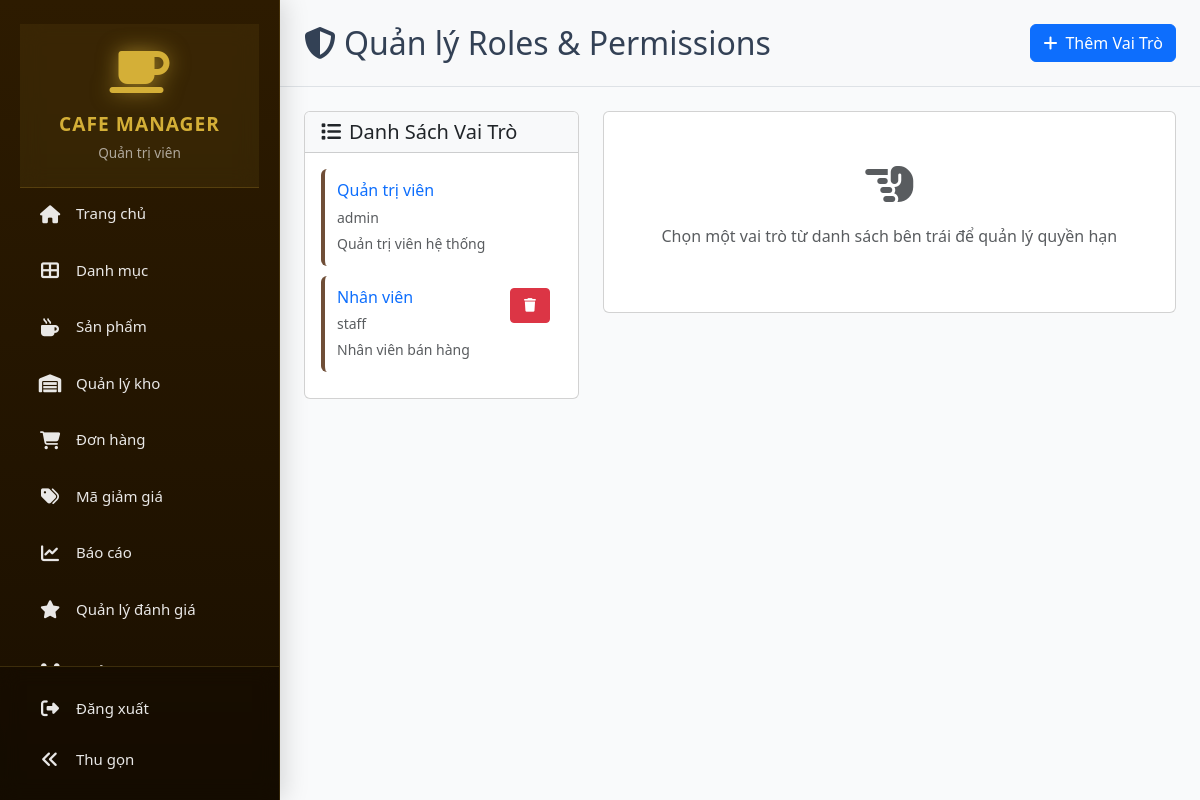
The page /admin/roles_permissions.php (signed in) on the database its author committed.
### tables this page shows
CREATE TABLE roles (
    id INT PRIMARY KEY AUTO_INCREMENT,
    name VARCHAR(100) NOT NULL UNIQUE,
    display_name VARCHAR(100) NOT NULL,
    description TEXT,
    created_at TIMESTAMP DEFAULT CURRENT_TIMESTAMP
);

### config/helpers.php (called while the page is built, shortened)
<?php
function e($string) {
    return htmlspecialchars($string, ENT_QUOTES, 'UTF-8');
}
function getAllRoles() {
    global $pdo;
    $stmt = $pdo->query("SELECT * FROM roles ORDER BY name");
    return $stmt->fetchAll();
}

### admin/roles_permissions.php (the view, shortened to what this page needs)
<?php
$roles = getAllRoles();
$selected_role = null;
$selected_role_permissions = [];
$all_permissions = getAllPermissions();
$permissions_by_module = [];
foreach ($all_permissions as $perm) {
    $module = $perm['module'] ?? 'khác';
    $permissions_by_module[$module][] = $perm;
}
$module_names = [
    'dashboard' => 'Bảng điều khiển',
    'products' => 'Sản phẩm',
    'categories' => 'Danh mục',
    'orders' => 'Đơn hàng',
    'inventory' => 'Kho hàng',
    'coupons' => 'Mã giảm giá',
    'reviews' => 'Đánh giá',
    'reports' => 'Báo cáo',
    'users' => 'Người dùng',
    'settings' => 'Cài đặt'
];
?>
<!DOCTYPE html>
<html lang="vi">
<head>
    <link href="https://cdn.jsdelivr.net/npm/bootstrap@5.3.0/dist/css/bootstrap.min.css" rel="stylesheet">
    <link href="https://cdnjs.cloudflare.com/ajax/libs/font-awesome/6.4.0/css/all.min.css" rel="stylesheet">
    <link rel="stylesheet" href="../assets/cssad/index.css">
</head>
<body>
    <div class="d-flex">
        <?php include 'sidebar.php'; ?>
        <div class="flex-grow-1">
            <div class="header d-flex justify-content-between align-items-center p-4 bg-light border-bottom">
                <h2 class="m-0">
                    <i class="fas fa-shield-alt me-2"></i>Quản lý Roles & Permissions
                </h2>
                <button class="btn btn-primary" data-bs-toggle="modal" data-bs-target="#addRoleModal">
                    <i class="fas fa-plus me-2"></i>Thêm Vai Trò
                </button>
            </div>
            <div class="p-4">
                <div class="row">
                    <div class="col-lg-4">
                        <div class="card">
                            <div class="card-header bg-light">
                                <h5 class="m-0">
                                    <i class="fas fa-list me-2"></i>Danh Sách Vai Trò
                                </h5>
                            </div>
                            <div class="card-body" style="max-height: 600px; overflow-y: auto;">
                                <?php if (empty($roles)): ?>
                                    <p class="text-muted">Chưa có vai trò nào.</p>
                                <?php else: ?>
                                    <?php foreach ($roles as $role): ?>
                                        <div
                                            class="role-item <?php echo (isset($_GET['role_id']) && $_GET['role_id'] == $role['id']) ? 'active' : ''; ?>">
                                            <div class="d-flex justify-content-between align-items-start">
                                                <a href="?role_id=<?php echo $role['id']; ?>"
                                                    class="text-decoration-none flex-grow-1">
                                                    <h6 class="mb-1"><?php echo e($role['display_name']); ?></h6>
                                                    <small class="text-muted"><?php echo e($role['name']); ?></small>
                                                    <?php if ($role['description']): ?>
                                                        <p class="mb-0 small mt-1 text-muted">
                                                            <?php echo e($role['description']); ?>
                                                        </p>
                                                    <?php endif; ?>
                                                </a>
                                                <?php if ($role['name'] != 'admin'): ?>
                                                    <form method="POST"
                                                        onsubmit="return confirm('Bạn có chắc muốn xóa vai trò này?');">
                                                        <button class="btn btn-sm btn-danger btn-role">
                                                            <i class="fas fa-trash"></i>
                                                        </button>
                                                    </form>
                                                <?php endif; ?>
                                            </div>
                                        </div>
                                    <?php endforeach; ?>
                                <?php endif; ?>
                            </div>
                        </div>
                    </div>
                    <div class="col-lg-8">
                        <?php if ($selected_role): ?>
                            <div class="card">
                                <div class="card-header bg-light">
                                    <h5 class="m-0">
                                        <i class="fas fa-lock me-2"></i>Quyền Hạn cho:
                                        <?php echo e($selected_role['display_name']); ?>
                                    </h5>
                                </div>
                                <div class="card-body">
                                    <form method="POST">
                                        <input type="hidden" name="action" value="update_role_permissions">
                                        <input type="hidden" name="role_id" value="<?php echo $selected_role['id']; ?>">
                                        <?php foreach ($permissions_by_module as $module => $perms): ?>
                                            <div class="permission-group">
                                                <h6><?php echo $module_names[$module] ?? ucfirst($module); ?></h6>
                                                <div class="row">
                                                    <?php foreach ($perms as $perm): ?>
                                                        <div class="col-md-6 permission-check">
                                                            <div class="form-check">
                                                                <input class="form-check-input" type="checkbox" name="permissions[]"
                                                                    value="<?php echo $perm['id']; ?>"
                                                                    id="perm_<?php echo $perm['id']; ?>" <?php echo in_array($perm['id'], $selected_role_permissions) ? 'checked' : ''; ?>
                                                                       ?>
                                                                <label class="form-check-label"
                                                                    for="perm_<?php echo $perm['id']; ?>">
                                                                    <?php echo e($perm['display_name']); ?>
                                                                </label>
                                                            </div>
                                                            <small
                                                                class="text-muted d-block ms-3"><?php echo e($perm['description'] ?? ''); ?></small>
                                                        </div>
                                                    <?php endforeach; ?>
                                                </div>
                                            </div>
                                        <?php endforeach; ?>
                                        <div class="mt-4">
                                            <button type="submit" class="btn btn-success">
                                                <i class="fas fa-save me-2"></i>Lưu Quyền Hạn
                                            </button>
                                        </div>
                                    </form>
                                </div>
                            </div>
                        <?php else: ?>
                            <div class="card">
                                <div class="card-body text-center py-5">
                                    <i class="fas fa-hand-point-left fa-3x text-muted mb-3"></i>
                                    <p class="text-muted">Chọn một vai trò từ danh sách bên trái để quản lý quyền hạn</p>
                                </div>
                            </div>
                        <?php endif; ?>
                    </div>
                </div>
            </div>
        </div>
    </div>
</body>
</html>

### assets/cssad/index.css (style rules this page uses)
:root { --primary-color: #d8e2f5; --primary-light: #eef2fb; --primary-dark: #94a3b8; --secondary-color: #fef3c7; --success-color: #dcfce7; --danger-color: #fee2e2; --warning-color: #fef3c7; --light-bg: #f9fafb; --card-bg: #ffffff; --border-color: #e2e8f0; --border-dark: #94a3b8; --text-primary: #334155; --text-secondary: #64748b; --text-muted: #94a3b8; --shadow-md: 0 4px 6px -1px rgba(0, 0, 0, 0.1), 0 2px 4px -1px rgba(0, 0, 0, 0.06); --shadow-lg: 0 10px 15px -3px rgba(0, 0, 0, 0.1), 0 4px 6px -2px rgba(0, 0, 0, 0.05); --shadow-xl: 0 20px 25px -5px rgba(0, 0, 0, 0.1), 0 10px 10px -5px rgba(0, 0, 0, 0.04); --sidebar-width: 280px; }
body { font-family: 'Segoe UI', Tahoma, Geneva, Verdana, sans-serif; background-color: var(--light-bg); color: var(--text-primary); overflow-x: hidden; }

### assets/cssad/sidebar.css (style rules this page uses)
:root { --sidebar-expanded: 280px; --sidebar-collapsed: 80px; --primary-brown: #2D1B00; --accent-gold: #D4AF37; --hover-gold: #FFD700; --text-light: rgba(255, 255, 255, 0.9); --text-muted: rgba(255, 255, 255, 0.6); }

### admin/roles_permissions.php (style rules this page uses)
.role-item { padding: 12px; border-radius: 6px; border-left: 4px solid #6f4e37; background: #fff; margin-bottom: 10px; transition: all 0.3s ease; }
.btn-role { font-size: 0.85rem; padding: 0.4rem 0.8rem; }

### rows shown on the page
roles: display_name "Quản trị viên", name "admin", description "Quản trị viên hệ thống"
roles: display_name "Nhân viên", name "staff", description "Nhân viên bán hàng"

### other values the page prints
$_SESSION['full_name'] "Quản trị viên"
